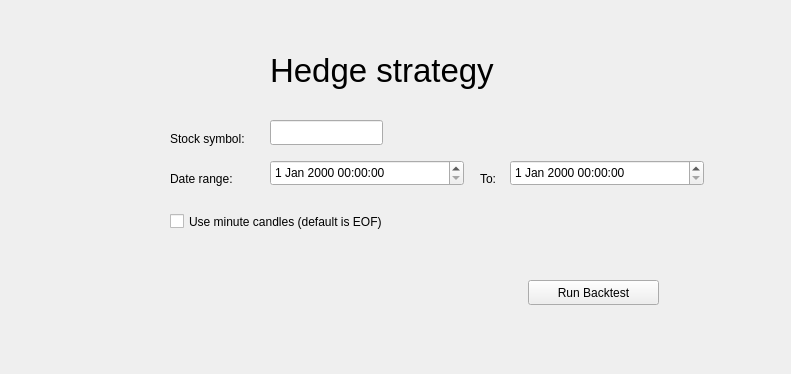
<?xml version="1.0" encoding="UTF-8"?>
<ui version="4.0">
 <class>Form</class>
 <widget class="QWidget" name="Form">
  <property name="geometry">
   <rect>
    <x>0</x>
    <y>0</y>
    <width>791</width>
    <height>374</height>
   </rect>
  </property>
  <property name="windowTitle">
   <string>Form</string>
  </property>
  <widget class="QLineEdit" name="lineEdit">
   <property name="geometry">
    <rect>
     <x>270</x>
     <y>120</y>
     <width>113</width>
     <height>25</height>
    </rect>
   </property>
  </widget>
  <widget class="QLabel" name="label">
   <property name="geometry">
    <rect>
     <x>270</x>
     <y>40</y>
     <width>241</width>
     <height>61</height>
    </rect>
   </property>
   <property name="font">
    <font>
     <pointsize>25</pointsize>
    </font>
   </property>
   <property name="text">
    <string>Hedge strategy</string>
   </property>
  </widget>
  <widget class="QLabel" name="label_2">
   <property name="geometry">
    <rect>
     <x>170</x>
     <y>130</y>
     <width>101</width>
     <height>17</height>
    </rect>
   </property>
   <property name="text">
    <string>Stock symbol:</string>
   </property>
  </widget>
  <widget class="QLabel" name="label_3">
   <property name="geometry">
    <rect>
     <x>170</x>
     <y>170</y>
     <width>81</width>
     <height>17</height>
    </rect>
   </property>
   <property name="text">
    <string>Date range:</string>
   </property>
  </widget>
  <widget class="QLabel" name="label_4">
   <property name="geometry">
    <rect>
     <x>480</x>
     <y>170</y>
     <width>21</width>
     <height>17</height>
    </rect>
   </property>
   <property name="text">
    <string>To:</string>
   </property>
  </widget>
  <widget class="QPushButton" name="pushButton">
   <property name="geometry">
    <rect>
     <x>528</x>
     <y>280</y>
     <width>131</width>
     <height>25</height>
    </rect>
   </property>
   <property name="text">
    <string>Run Backtest</string>
   </property>
  </widget>
  <widget class="QDateTimeEdit" name="dateTimeEdit">
   <property name="geometry">
    <rect>
     <x>270</x>
     <y>160</y>
     <width>194</width>
     <height>26</height>
    </rect>
   </property>
  </widget>
  <widget class="QDateTimeEdit" name="dateTimeEdit_2">
   <property name="geometry">
    <rect>
     <x>510</x>
     <y>160</y>
     <width>194</width>
     <height>26</height>
    </rect>
   </property>
  </widget>
  <widget class="QCheckBox" name="checkBox">
   <property name="geometry">
    <rect>
     <x>170</x>
     <y>210</y>
     <width>351</width>
     <height>23</height>
    </rect>
   </property>
   <property name="text">
    <string>Use minute candles (default is EOF)</string>
   </property>
  </widget>
 </widget>
 <resources/>
 <connections/>
</ui>
